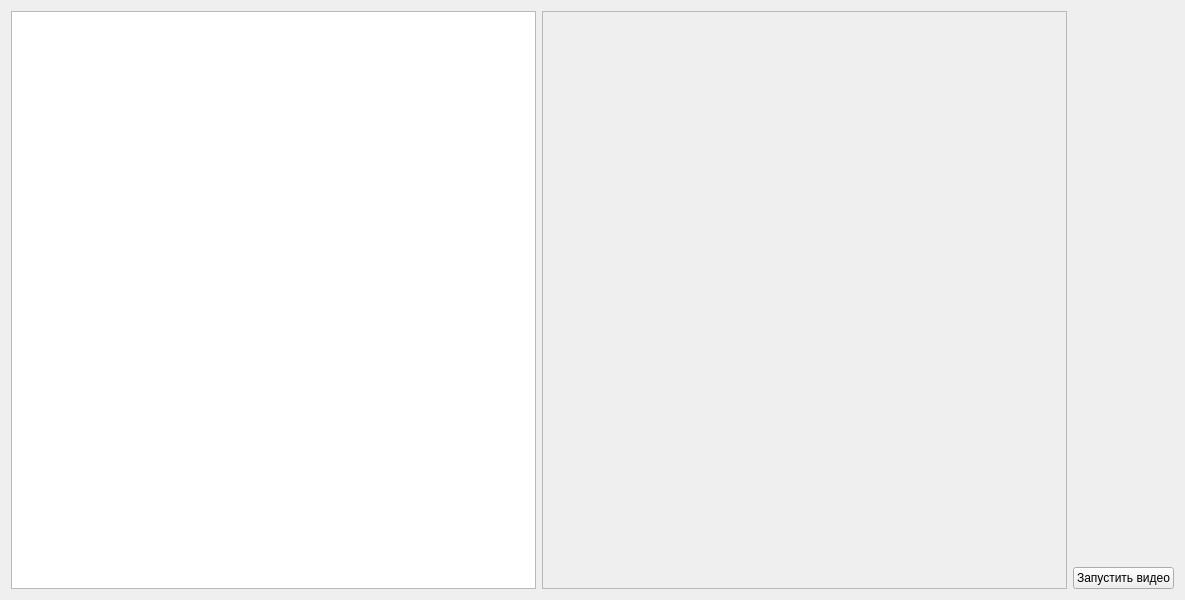
<?xml version="1.0" encoding="UTF-8"?>
<ui version="4.0">
 <class>MainWidget</class>
 <widget class="QWidget" name="MainWidget">
  <property name="geometry">
   <rect>
    <x>0</x>
    <y>0</y>
    <width>1185</width>
    <height>600</height>
   </rect>
  </property>
  <property name="windowTitle">
   <string>MainWidget</string>
  </property>
  <layout class="QGridLayout" name="gridLayout">
   <item row="0" column="0" rowspan="2">
    <widget class="QTreeView" name="menu_view"/>
   </item>
   <item row="0" column="1" rowspan="2">
    <widget class="QScrollArea" name="scrollArea">
     <property name="widgetResizable">
      <bool>true</bool>
     </property>
     <widget class="TextWidget" name="scrollAreaWidgetContents">
      <property name="geometry">
       <rect>
        <x>0</x>
        <y>0</y>
        <width>316</width>
        <height>576</height>
       </rect>
      </property>
     </widget>
    </widget>
   </item>
   <item row="0" column="2">
    <widget class="QLabel" name="image_label">
     <property name="text">
      <string/>
     </property>
     <property name="pixmap">
      <pixmap resource="resources.qrc">:/res/no-photo.png</pixmap>
     </property>
     <property name="scaledContents">
      <bool>true</bool>
     </property>
    </widget>
   </item>
   <item row="1" column="2">
    <widget class="VideoButton" name="video_button">
     <property name="text">
      <string>Запустить видео</string>
     </property>
    </widget>
   </item>
  </layout>
 </widget>
 <customwidgets>
  <customwidget>
   <class>TextWidget</class>
   <extends>QWidget</extends>
   <header>textwidget.h</header>
   <container>1</container>
  </customwidget>
  <customwidget>
   <class>VideoButton</class>
   <extends>QPushButton</extends>
   <header>videobutton.h</header>
  </customwidget>
 </customwidgets>
 <resources>
  <include location="resources.qrc"/>
 </resources>
 <connections/>
</ui>
